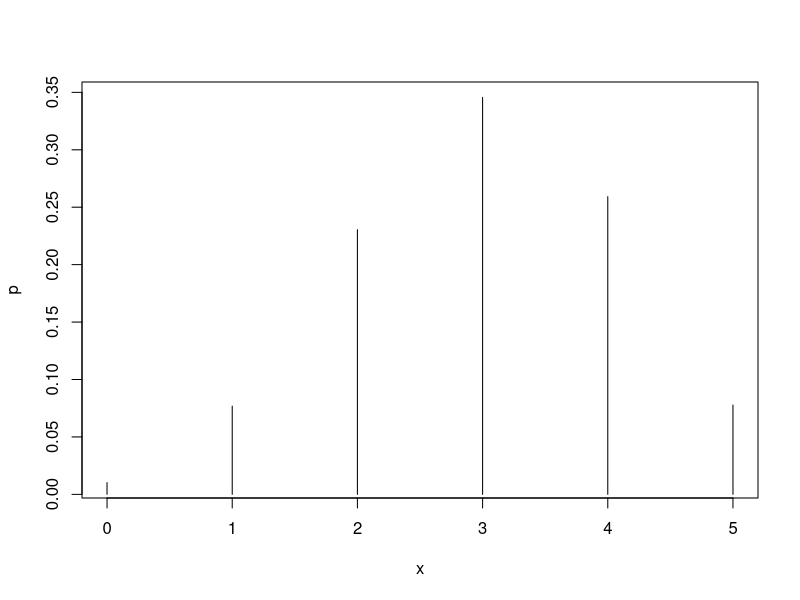
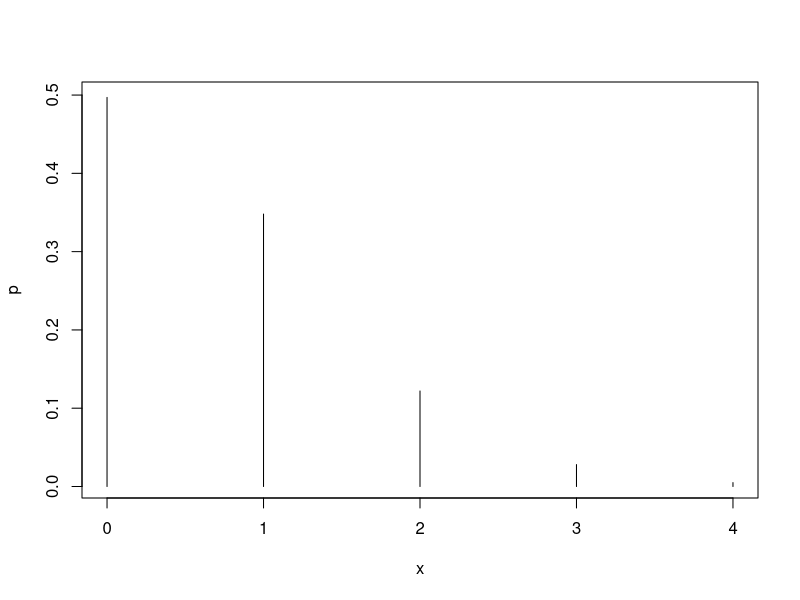
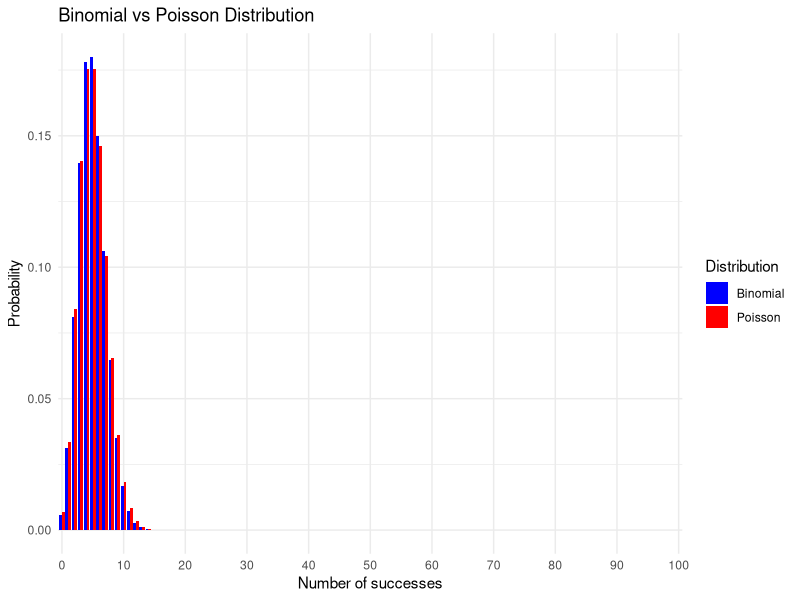

These figures' R source, in order:
## ---- chunk 1
x <- c(0, 1, 2, 3, 4, 5)
p <- c(0.01024, 0.0768, 0.2304, 0.3456, 0.2592, 0.07776)
plot(x, p, type = "h")

## ---- chunk 2
dbinom(2,5,0.6)
## ---- chunk 3
1 - pbinom(1,5,0.6)

## OR

pbinom(1,5,0.6, lower.tail = FALSE)
## ---- chunk 4
pbinom(4,5,0.6)-pbinom(1,5,0.6)
## ---- chunk 5
library(knitr)
kick <- read.csv("data/Kick_deaths.csv")
kable(kick)
## ---- chunk 6
library(tidyverse)

frequency_kick <- kick %>%
  select(-Year) %>%
  pivot_longer(cols = everything(), names_to = "Column", values_to = "Deaths") %>%
  count(Deaths) %>%
  arrange(Deaths) %>%
  mutate(Total_Deaths = Deaths*n) %>%
  mutate(Probability = "?")

kable(frequency_kick)
## ---- chunk 7
total_kick <- frequency_kick %>% 
  summarize(n = sum(n), sum_Total_Deaths = sum(Total_Deaths))

kable(total_kick)
## ---- chunk 8
x <- c(0, 1, 2, 3, 4) 
p <- c(0.497, 0.348, 0.122, 0.028, 0.005) 
plot(x, p, type = "h")
## ---- chunk 9

frequency_kick1 <- kick %>%
  select(-Year) %>%
  pivot_longer(cols = everything(), names_to = "Column", values_to = "Deaths") %>%
  count(Deaths) %>%
  arrange(Deaths) %>%
  mutate(Total_Deaths = Deaths*n) %>%
  mutate(Probability = c(0.497, 0.348, 0.122, 0.028, 0.005)) %>%
  mutate(Observed_Probability = n/280)

kable(frequency_kick1)
## ---- chunk 10
ppois(1,0.7)
## ---- chunk 11
dpois(1,0.7)
## ---- chunk 12
# Parameters for the binomial distribution
n <- 100
p <- 0.05

# Calculating lambda for the Poisson approximation
lambda <- n * p

# Generate the range of values
x <- 0:n

# Data frames for plotting
data_binom <- data.frame(x = x, probability = dbinom(x, n, p), Distribution = "Binomial")
data_pois <- data.frame(x = x, probability = dpois(x, lambda), Distribution = "Poisson")

# Combine data
data_combined <- rbind(data_binom, data_pois)

# Create the plot
ggplot(data_combined, aes(x = factor(x), y = probability, fill = Distribution)) +
    geom_bar(stat = "identity", position = position_dodge()) +
    ggtitle("Binomial vs Poisson Distribution") +
    xlab("Number of successes") +
    ylab("Probability") +
    scale_fill_manual(values = c("blue", "red")) +
    theme_minimal() +
    scale_x_discrete(breaks = seq(0, n, by = 10))  # Display every 10th label
